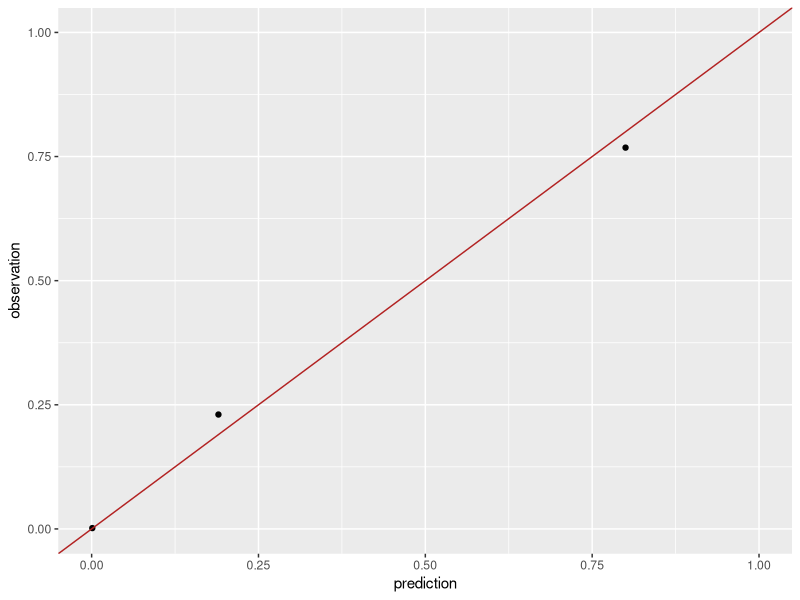
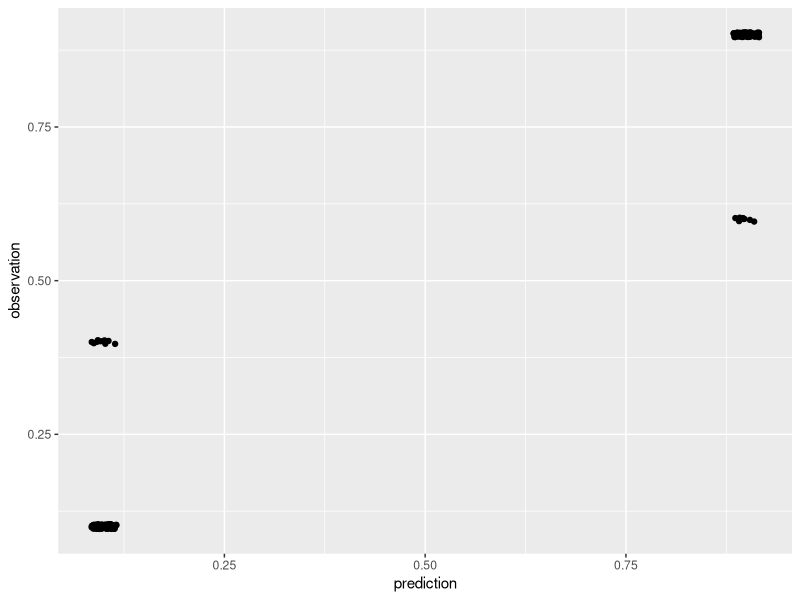
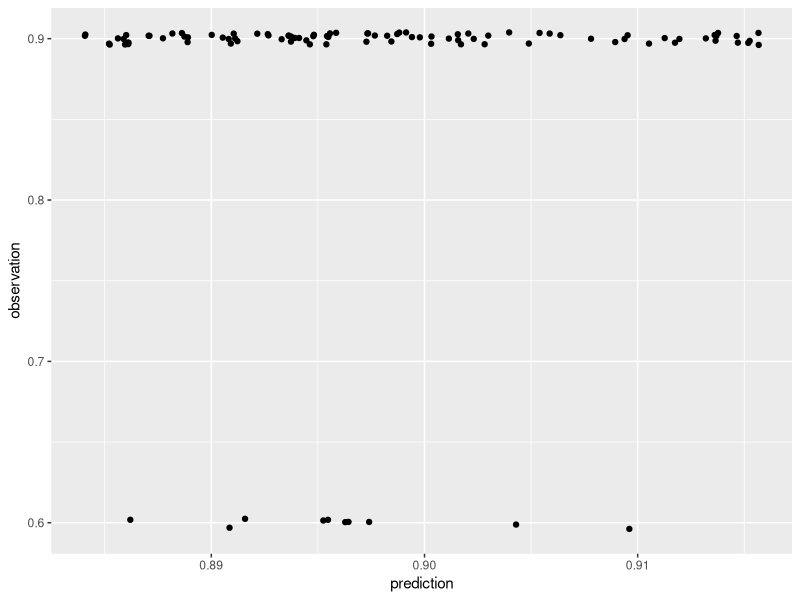
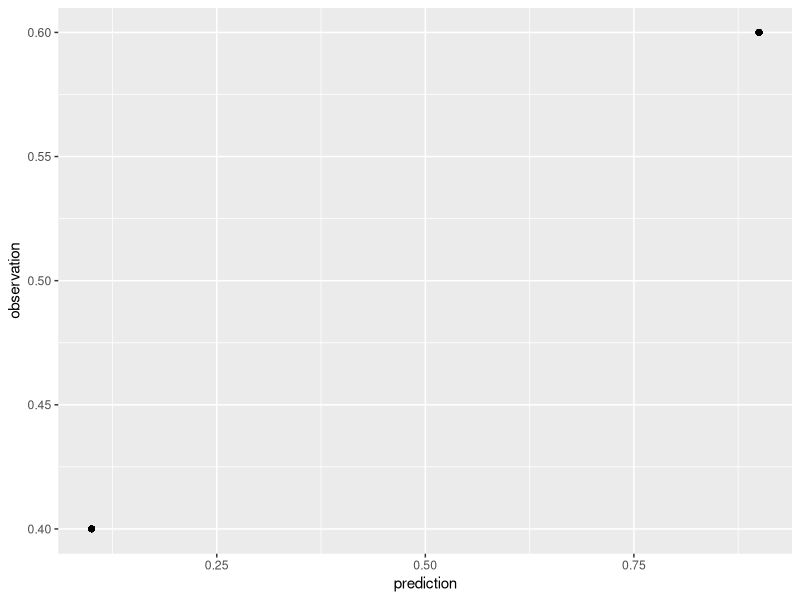

Here is the R script that generated these plots, in order:
## ---- chunk 1
require('magrittr')
require('dplyr')
require('ggplot2')
## ---- chunk 2
pred = c(0.001, 0.8, 0.19)
obs = c(1,470, 141) / sum( c(1,470, 141) )
qplot(pred,obs) + ylab("observation") + xlab('prediction') + 
  geom_abline(slope = 1, intercept = 0, color = "firebrick") + xlim(c(0,1)) + ylim(c(0,1))
## ---- chunk 3
cov(pred,obs) / ( sd(pred) * sd(obs))
## ---- chunk 4
fictious_data = data.frame(condition = rep(c("C1", "C2"), each = 3),
                           counts = c(c(1,470, 141), 
                                      c(10,100, 10)),
                           predictions = c(c(0.001, 0.8, 0.19),
                                           c(c(10,100, 10)/sum(c(10,100, 10))))) %>%
                 group_by(condition) %>%
                 mutate(frequencies = counts/sum(counts),
                        N_per_condition = sum(counts))
show(fictious_data)                             
## ---- chunk 5
pred = jitter(c(rep(.9,100), rep(.1,100)), factor = 0.1)
obs = jitter(c(rep(.9,90), rep(.6,10), rep(.1,90), rep(.4,10)),factor = 0.1)
show(qplot(pred, obs) + ylab("observation") + xlab('prediction'))
## ---- chunk 6
predInd = pred[1:100]
obsInd = obs[1:100]
show(qplot(predInd, obsInd) + ylab("observation") + xlab('prediction'))
## ---- chunk 7
predUniform = rep(c(.9, .1), each = 100)
obsUniform = rep(c(.6,.4), each = 100)
show(qplot(predUniform, obsUniform) + ylab("observation") + xlab('prediction'))
## ---- chunk 8
show(binom.test(12, 20, p = 0.9))
